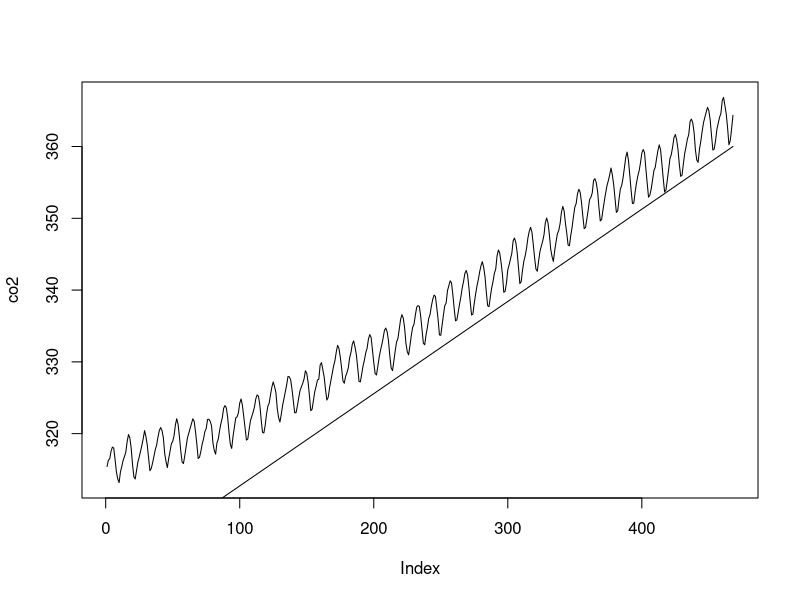
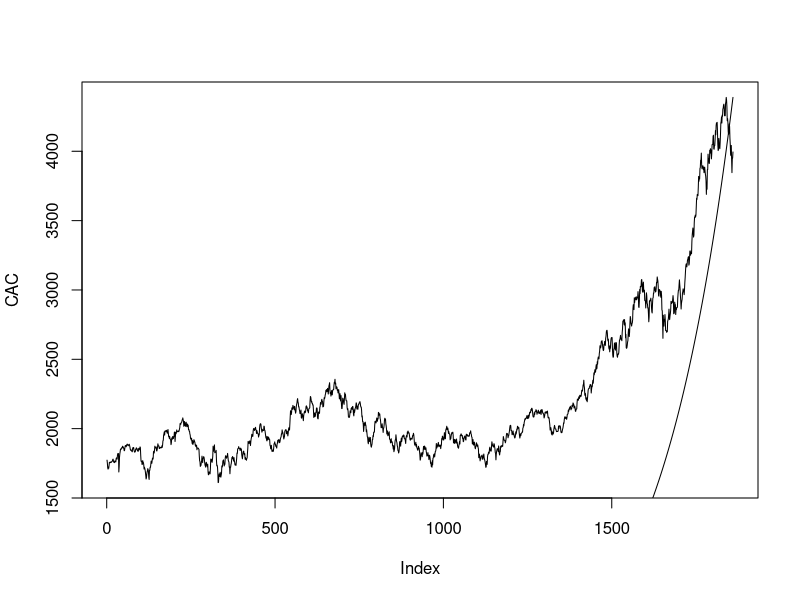

Source code (R) for these figures, in order:
rm(list = ls())

co2 <- as.numeric(co2)
plot(co2, type = "l")
n <- length(co2)

# construct a time series z, built independently from co2, such that cor(co2, z) > 0.95

# z <-  TO BE COMPLETED 
z <- seq(300, 360, length.out = n)
# ou
# z <- 1:n
lines(z)
cor(co2, z)

# -- CAC --
CAC <- EuStockMarkets[,3]
CAC <- as.numeric(CAC)
plot(CAC, type = "l")
 
# construct a time series z, built independently from CAC, such that cor(CAC, z) > 0.95

# z <-  TO BE COMPLETED
n <- length(CAC)
z <- seq(1, n)
z <- exp(z * log(max(CAC)) / n)
# ou 
# z <- exp(seq(1, 10, length.out= n))
lines(z)
cor(CAC, z)





